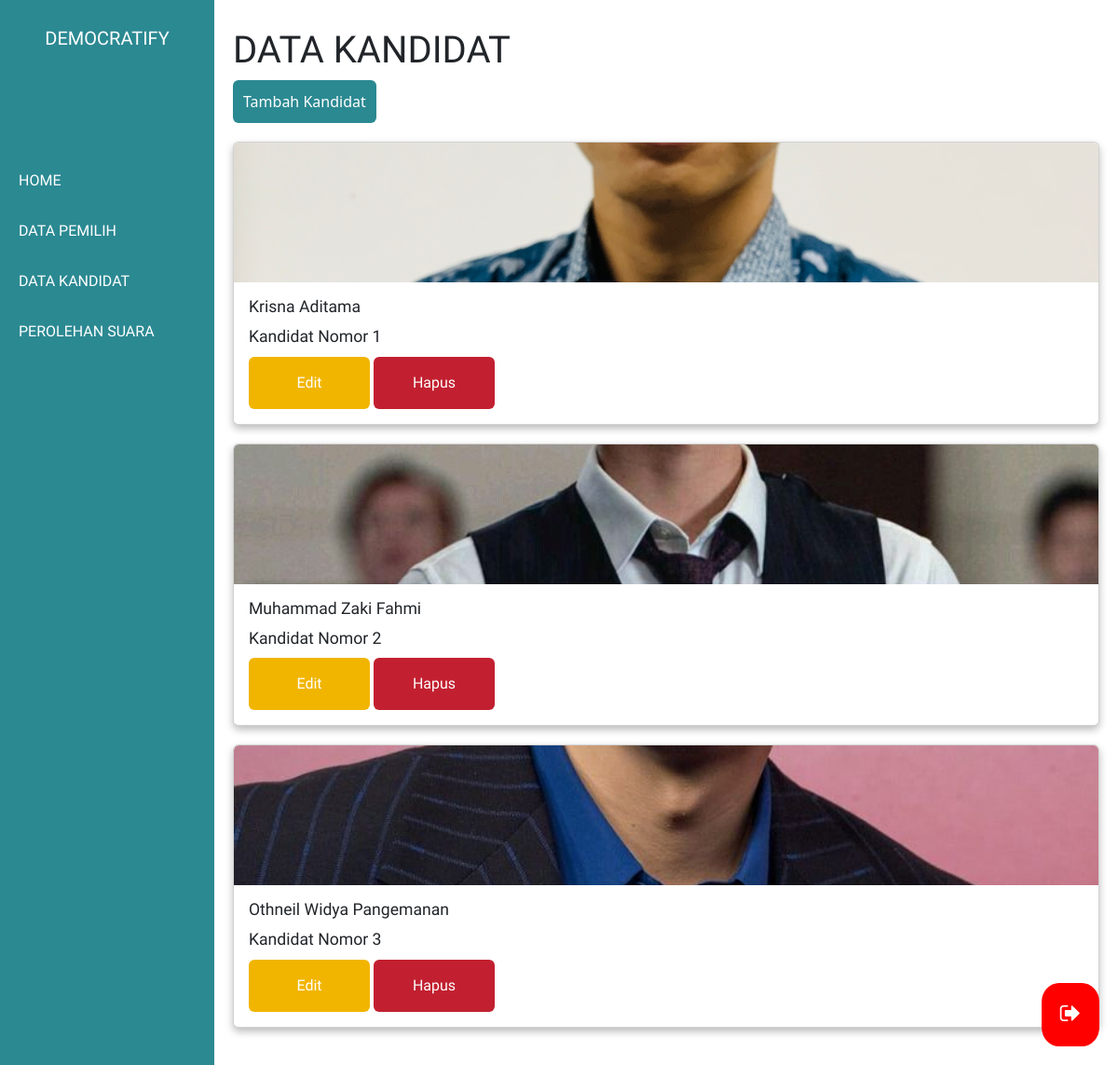
Screenshot of /admin/data_kandidat.php (signed in) with the database file from the repository.
### tables this page shows
CREATE TABLE `kandidat` (
  `id_kandidat` int(10) NOT NULL,
  `nama` varchar(100) NOT NULL,
  `kelas` enum('10','11','12') NOT NULL,
  `visi` text NOT NULL,
  `misi` text NOT NULL,
  `gambar` text NOT NULL
);

### admin/data_kandidat.php (the view, shortened to what this page needs)
<?php
include '../koneksi.php';
include '../layout/sidebar.php';
$query_kandidat = "SELECT * FROM kandidat";
$result_kandidat = mysqli_query($conn, $query_kandidat);
?>
<!DOCTYPE html>
<html lang="en">
<head>
    <link rel="stylesheet" href="../assets/style/card-kandidat.css">
    <link rel="stylesheet" href="../assets/style/logout.css">
    <link href="https://cdn.jsdelivr.net/npm/bootstrap@5.3.3/dist/css/bootstrap.min.css" rel="stylesheet">
    <link rel="stylesheet" href="https://cdnjs.cloudflare.com/ajax/libs/font-awesome/4.7.0/css/font-awesome.min.css">
</head>
<body>
    <h1>DATA KANDIDAT</h1>
    <a class="btn btn-tambah" href="tambah_kandidat.php" role="button">Tambah Kandidat</a>
    <?php while ($row = mysqli_fetch_assoc($result_kandidat)) : ?>
        <div class="card-group">
            <div class="card">
                <img src="../assets/img/<?= $row["gambar"]; ?>" class="card-img-top" alt="...">
                <div class="card-body">
                    <h5 class="card-title"><?php echo $row['nama']; ?></h5>
                    <p class="card-title">Kandidat Nomor <?php echo $row['id_kandidat']; ?></p>
                    <div class="d-grid gap-2 d-md-block">
                        <a href="edit_kandidat.php?id=<?= $row['id_kandidat']; ?>" class="btn btn-edit">Edit</a>
                        <a href="hapus_kandidat.php?id=<?= $row['id_kandidat']; ?>" class="btn btn-hapus">Hapus</a>
                    </div>
                </div>
            </div>
        </div>
    <?php endwhile; ?>
    <div class="logout" id="logout">
        <a href="../control/logout.php">
            <i class="fa fa-sign-out"></i>
        </a>
    </div>
</body>
</html>

### layout/sidebar.php (shortened to what this page needs)
<!DOCTYPE html>
<html lang="en">
<head>
    <link rel="stylesheet" href="../assets/style/sidebar.css">
</head>
<body>
    <div id="sidebar">
        <div class="judul">DEMOCRATIFY</div>
        <ul>
            <li><a href="../admin/">HOME</a></li>
            <li><a href="../admin/data_pemilih.php">DATA PEMILIH</a></li>
            <li><a href="../admin/data_kandidat.php">DATA KANDIDAT</a></li>
            <li><a href="../admin/perolehan_suara.php">PEROLEHAN SUARA</a></li>
        </ul>
    </div>
</body>
</html>

### assets/style/sidebar.css (style rules this page uses)
#sidebar { font-family: "Hammersmith One", sans-serif; width: 230px; height: 100%; background-color: #2B8992; position: fixed; top: 0; left: 0; }
.judul { text-align: center; font-size: 20px; color: #FFFFFF; padding: 26px; margin-bottom: 80px; }
#sidebar ul { list-style: none; margin: 10px 0; padding: 0; border-radius: 5px; padding: 10px; }
#sidebar li { margin-bottom: 10px; padding: 10px; border-radius: 5px; }
#sidebar a { display: block; text-decoration: none; color: #FFFFFF; width: 100%; }

### assets/style/card-kandidat.css (style rules this page uses)
* { font-family: "Hammersmith One", sans-serif; }
body { background-color: #f8f9fa; margin: 0; padding: 30px 0px 40px 250px; }
body .btn-tambah { background-color: #2B8992; color: #ffffff; font-weight: 500; padding: 10px; }
.card-group { display: flex; justify-content: center; flex-wrap: wrap; gap: 20px; }
.card { width: 120px; margin: 20px 20px 20px 0px; border: 1px solid #ddd; border-radius: 8px; box-shadow: 0 4px 9px rgba(0, 0, 0, 0.274); transition: transform 0.2s; overflow: hidden; }
.card-img-top { width: 100%; height: 150px; object-fit: cover; border-top-left-radius: 8px; border-top-right-radius: 8px; }
.card-body { padding: 15px; background-color: #fff; height: calc(100% - 150px); display: flex; flex-direction: column; justify-content: space-between; }
.card-title { font-size: 1.1rem; margin-bottom: 10px; color: #007bff; }
.card .btn-edit { background-color: #f1b500; }
.card .btn-hapus { background-color: #c22030; }
.card .btn { padding: 15px 32px; color: #ffffff; text-align: center; text-decoration: none; display: inline-block; font-size: 16px; width: 130px; }

### assets/style/logout.css (style rules this page uses)
.logout { position: fixed; bottom: 20px; right: 20px; z-index: 1000; }
.logout a { display: block; text-decoration: none; color: #ffffff; padding: 20px; background-color: #ff0000; border-radius: 30%; transition: background-color 0.3s ease; }
.logout a i { font-size: 1.5rem; line-height: 1; }

### rows the page displays
kandidat: gambar (picture), nama "Krisna Aditama", id_kandidat "1"
kandidat: gambar (picture), nama "Muhammad Zaki Fahmi", id_kandidat "2"
kandidat: gambar (picture), nama "Othneil Widya Pangemanan", id_kandidat "3"
